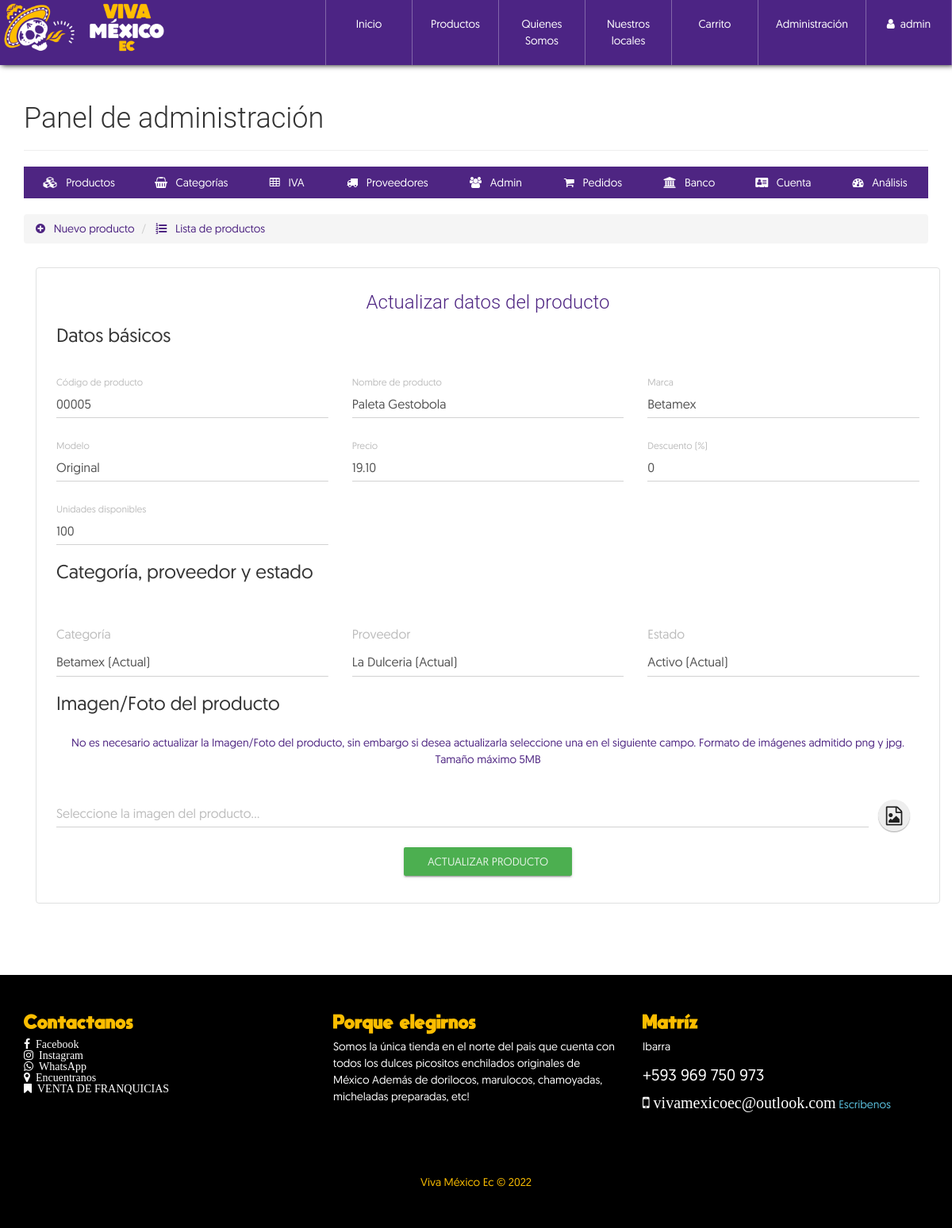
Screenshot of /configAdmin.php?view=productinfo&code=00005 (signed in) with the database file from the repository.
### tables this page shows
CREATE TABLE `producto` (
  `id` int(20) NOT NULL,
  `CodigoProd` varchar(30) NOT NULL,
  `NombreProd` varchar(30) NOT NULL,
  `CodigoCat` varchar(30) NOT NULL,
  `Precio` decimal(30,2) NOT NULL,
  `Descuento` int(2) NOT NULL,
  `Modelo` varchar(30) NOT NULL,
  `Marca` varchar(30) NOT NULL,
  `Stock` int(20) NOT NULL,
  `NITProveedor` varchar(30) NOT NULL,
  `Imagen` varchar(150) NOT NULL,
  `Nombre` varchar(30) NOT NULL,
  `Estado` varchar(15) NOT NULL
);

### library/consulSQL.php (called while the page is built, shortened)
<?php
class ejecutarSQL {
    public static function conectar(){
        if(!$con=  mysqli_connect(SERVER,USER,PASS,BD)){
            echo "Error en el servidor, verifique sus datos";
        }
        mysqli_set_charset($con, "utf8");
        return $con;
    }
    public static function consultar($query) {
        if (!$consul = mysqli_query(ejecutarSQL::conectar(), $query)) {
            echo 'Error en la consulta SQL ejecutada';
        }
        return $consul;
    }
}

### admin/productinfo-view.php (the view, shortened to what this page needs)
<ul class="breadcrumb" style="margin-bottom: 5px;">
    <li>
        <a href="configAdmin.php?view=product">
            <i class="fa fa-plus-circle" aria-hidden="true"></i> &nbsp; Nuevo producto
        </a>
    </li>
    <li>
        <a href="configAdmin.php?view=productlist"><i class="fa fa-list-ol" aria-hidden="true"></i> &nbsp; Lista de productos</a>
    </li>
</ul>
<div class="container">
	<div class="row">
        <div class="col-xs-12">
            <div class="container-form-admin">
                <h3 class="text-primary text-center">Actualizar datos del producto</h3>
                <?php
                	$code=$_GET['code'];
                	$producto=ejecutarSQL::consultar("SELECT * FROM producto WHERE CodigoProd='$code'");
                	$prod=mysqli_fetch_array($producto, MYSQLI_ASSOC);
                ?>
                <form action="./process/updateProduct.php" method="POST" enctype="multipart/form-data" class="FormCatElec" data-form="update">
                    <div class="container-fluid">
                        <div class="row">
                            <div class="col-xs-12">
                                <legend>Datos básicos</legend>
                            </div>
                            <div class="col-xs-12 col-sm-6 col-md-4">
                              <div class="form-group label-floating">
                                <label class="control-label">Código de producto</label>
                                <input type="text" class="form-control" value="<?php echo $prod['CodigoProd']; ?>" required maxlength="30" readonly name="prod-codigo">
                              </div>
                            </div>
                            <div class="col-xs-12 col-sm-6 col-md-4">
                              <div class="form-group label-floating">
                                <label class="control-label">Nombre de producto</label>
                                <input type="text" class="form-control" value="<?php echo $prod['NombreProd']; ?>" required maxlength="30" name="prod-name">
                              </div>
                            </div>
                            <div class="col-xs-12 col-sm-6 col-md-4">
                              <div class="form-group label-floating">
                                <label class="control-label">Marca</label>
                                <input type="text" class="form-control" value="<?php echo $prod['Marca']; ?>" required name="prod-marca">
                              </div>
                            </div>
                            <div class="col-xs-12 col-sm-6 col-md-4">
                              <div class="form-group label-floating">
                                <label class="control-label">Modelo</label>
                                <input type="text" class="form-control" value="<?php echo $prod['Modelo']; ?>" required name="prod-model">
                              </div>
                            </div>
                            <div class="col-xs-12 col-sm-6 col-md-4">
                              <div class="form-group label-floating">
                                <label class="control-label">Precio</label>
                                <input type="text" class="form-control" value="<?php echo $prod['Precio']; ?>" required maxlength="20" pattern="[0-9.]{1,20}" name="prod-price">
                              </div>
                            </div>
                            <div class="col-xs-12 col-sm-6 col-md-4">
                              <div class="form-group label-floating">
                                <label class="control-label">Descuento (%)</label>
                                <input type="text" class="form-control" required maxlength="2" pattern="[0-9]{1,2}" name="prod-desc-price" value="<?php echo $prod['Descuento']; ?>">
                              </div>
                            </div>
                            <div class="col-xs-12 col-sm-6 col-md-4">
                              <div class="form-group label-floating">
                                <label class="control-label">Unidades disponibles</label>
                                <input type="text" class="form-control" value="<?php echo $prod['Stock']; ?>" required maxlength="20" pattern="[0-9]{1,20}" name="prod-stock">
                              </div>
                            </div>
                            <div class="col-xs-12">
                                <legend>Categoría, proveedor y estado</legend>
                            </div>
                            <div class="col-xs-12 col-sm-6 col-md-4">
                              <div class="form-group">
                                <label>Categoría</label>
                                <select class="form-control" name="prod-categoria">
                                    <?php
                                        $categoria=ejecutarSQL::consultar("SELECT * FROM categoria");
                                        while($catec=mysqli_fetch_array($categoria, MYSQLI_ASSOC)){
                                        	if($prod['CodigoCat']==$catec['CodigoCat']){
                                            	echo '<option selected="" value="'.$catec['CodigoCat'].'">'.$catec['Nombre'].' (Actual)</option>';
                                        	}else{
                                        		echo '<option value="'.$catec['CodigoCat'].'">'.$catec['Nombre'].'</option>';
                                        	}
                                        }
                                    ?>
                                </select>
                              </div>
                            </div>
                            <div class="col-xs-12 col-sm-6 col-md-4">
                              <div class="form-group">
                                <label>Proveedor</label>
                                <select class="form-control" name="prod-codigoP">
                                    <?php
                                        $proveedor=ejecutarSQL::consultar("SELECT * FROM proveedor");
                                        while($prov=mysqli_fetch_array($proveedor, MYSQLI_ASSOC)){
                                        	if($prod['NITProveedor']==$prov['NITProveedor']){
                                        		echo '<option selected="" value="'.$prov['NITProveedor'].'">'.$prov['NombreProveedor'].' (Actual)</option>';
                                        	}else{
                                            	echo '<option value="'.$prov['NITProveedor'].'">'.$prov['NombreProveedor'].'</option>';
                                        	}
                                        }
                                    ?>
                                </select>
                              </div>
                            </div>
                            <div class="col-xs-12 col-sm-6 col-md-4">
                              <div class="form-group">
                                <label>Estado</label>
                                <select class="form-control" name="prod-estado">
                                	<?php
                                		if($prod['Estado']=="Activo"){
                                			echo '
                                				<option value="Activo" selected="">Activo (Actual)</option>
                                    			<option value="Desactivado">Desactivado</option>
                                			';
                                		}else{
                                			echo '
                                				<option value="Activo">Activo</option>
                                    			<option value="Desactivado" selected="">Desactivado (Actual)</option>
                                			';
                                		}
                                	?>
                                </select>
                              </div>
                            </div>
                            <div class="col-xs-12">
                                <legend>Imagen/Foto del producto</legend>
                                <p class="text-center text-primary">
                                    No es necesario actualizar la Imagen/Foto del producto, sin embargo si desea actualizarla seleccione una en el siguiente campo. Formato de imágenes admitido png y jpg. Tamaño máximo 5MB
                                </p>
                            </div>
                            <div class="col-xs-12">
                                <div class="form-group">
                                  <div class="input-group">
                                    <input type="text" readonly="" class="form-control" placeholder="Seleccione la imagen del producto...">
                                      <span class="input-group-btn input-group-sm">
                                        <button type="button" class="btn btn-fab btn-fab-mini">
                                          <i class="fa fa-file-image-o" aria-hidden="true"></i>
                                        </button>
                                      </span>
                                  </div>
                                </div>
                            </div>
                        </div>
                    </div>
                <p class="text-center"><button type="submit" class="btn btn-success btn-raised">Actualizar producto</button></p>
                </form>
            </div>
        </div>
    </div>
</div>

### css/style.css (style rules this page uses)
body { font-family: "FontFamilySPro"; line-height: 1.5; font-size: 1.4em; width: 100%; height: 100%; margin: 0px; padding: 0px; background-position: center center; background-repeat: no-repeat; background-attachment: fixed; background-size: cover; background-color: #fff; }
.container-form-admin { border: 1px solid #e0e1e1 !important; border-radius: 4px; padding: 10px; margin-top: 25px; }
#container-page-configAdmin { background-image: url(../assets/logos/negroamarillo.png); }

### rows the page displays
producto: prod-codigo "00005", prod-name "Paleta Gestobola", prod-marca "Betamex", prod-model "Original", prod-price "19.10", prod-desc-price "0", prod-stock "100", prod-estado "Activo (Actual)"

### other values shown
$_SESSION['nombreAdmin'] "admin"
form field prod-categoria "Betamex (Actual)"
form field prod-codigoP "La Dulceria (Actual)"
